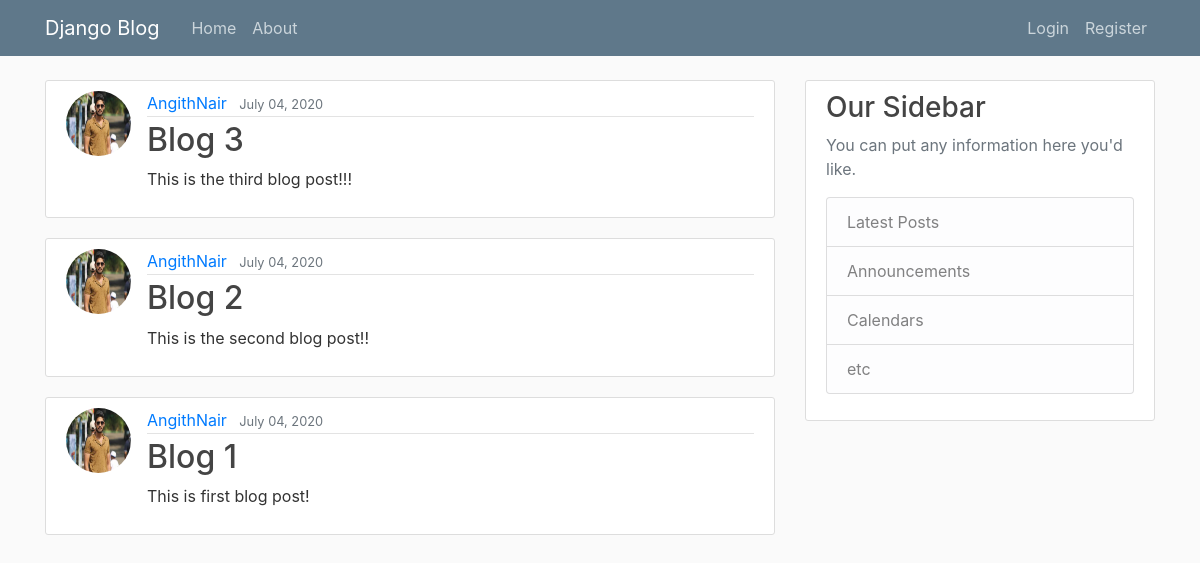
Before: / with the older database file.
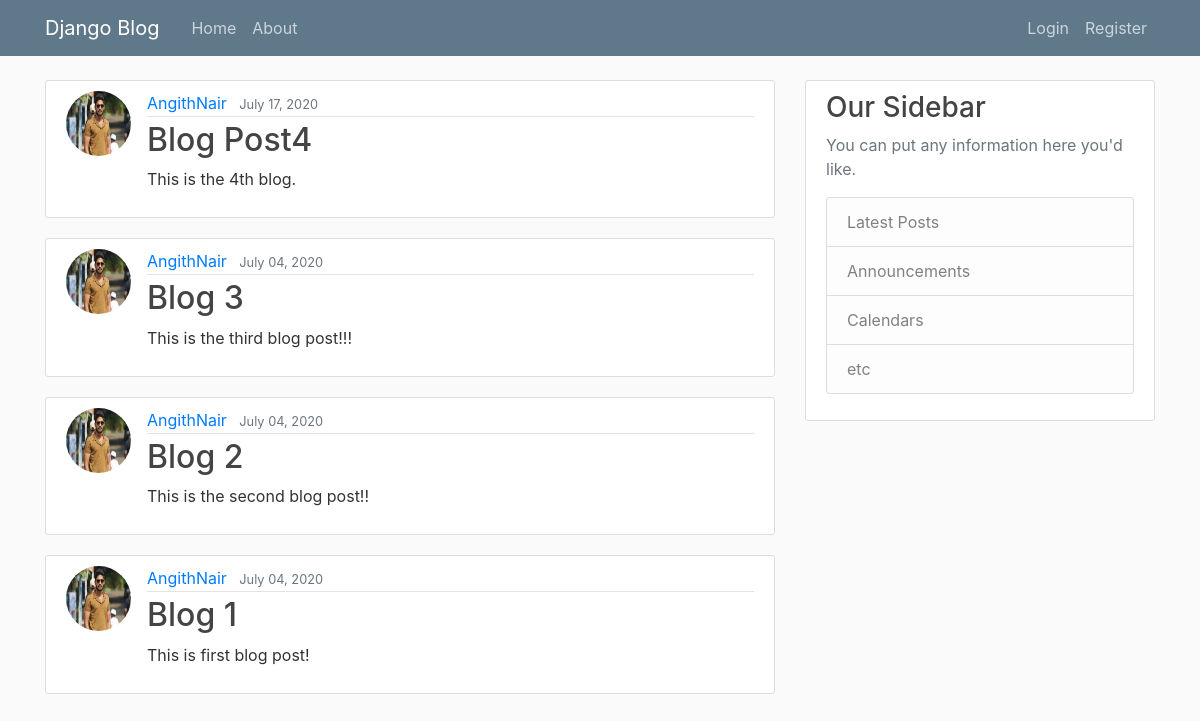
After: the same page with the newer database file.
### blog/models.py (models this page shows, shortened)
class Post(models.Model):
    title = models.CharField(max_length=100)
    content = models.TextField()
    date_posted = models.DateTimeField(default=timezone.now)
    author = models.ForeignKey(User, on_delete=models.CASCADE)

### users/models.py (models this page shows, shortened)
class Profile(models.Model):
    user = models.OneToOneField(User, on_delete=models.CASCADE)
    image = models.ImageField(default='default.jpg', upload_to='profile_pics')

### blog/views.py (the view)
# urls.py: path('', PostListView.as_view(), name='blog-home'),
class PostListView(ListView):
    model = Post
    template_name = 'blog/home.html'
    context_object_name = 'posts'
    ordering = ['-date_posted']

### blog/templates/blog/home.html
{% extends "blog/base.html" %}
{% block content %}
    {% for post in posts %}
        <article class="media content-section">
            <img class="rounded-circle article-img" src="{{ post.author.profile.image.url }}">
            <div class="media-body">
            <div class="article-metadata">
                <a class="mr-2" href="#">{{ post.author }}</a>
                <small class="text-muted">{{ post.date_posted |date:"F d, Y" }}</small>
            </div>
                <h2><a class="article-title" href="{% url 'post-detail' post.id %}">{{ post.title }}</a></h2>
                <p class="article-content">{{ post.content }}</p>
            </div>
        </article>
    {% endfor %}
{% endblock content %}

Changed rows visible on the page:
added Post: author.profile.image (picture), author "AngithNair", date_posted "July 17, 2020", title "Blog Post4", content "This is the 4th blog."
